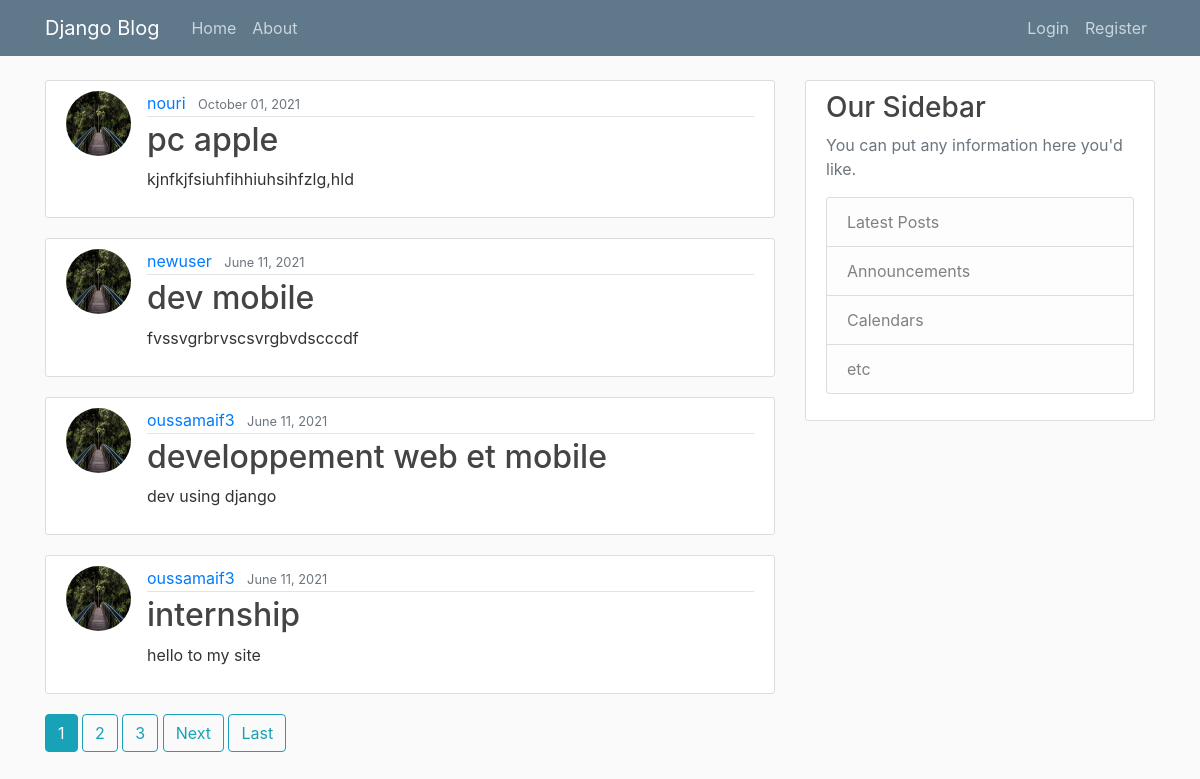
The page / on the database its author committed.
### blog/models.py (models this page shows, shortened)
class Post(models.Model):
    title = models.CharField(max_length=100)
    content = models.TextField()
    date_posted = models.DateTimeField(default=timezone.now)
    author = models.ForeignKey('auth.User' ,on_delete=models.CASCADE)

### users/models.py (models this page shows, shortened)
class Profile(models.Model):
    user = models.OneToOneField(User, on_delete=models.CASCADE)
    image = models.ImageField(default="default.jpg",upload_to='profile_pics')

### blog/views.py (the view)
# urls.py: path('',PostListView.as_view(), name='blog-home'),
class PostListView(ListView):
    model = Post
    template_name = 'blog/home.html'
    context_object_name = 'posts'
    ordering = ['-date_posted']
    paginate_by = 4

### blog/templates/blog/home.html (shortened to what this page needs)
{% extends "blog/base.html" %}
{% block content %}
    {% for post in posts %}
        <article class="media content-section">
            <img class="rounded-circle article-img" src="{{post.author.profile.image.url }}">
                <div class="media-body">
                <div class="article-metadata">
                    <a class="mr-2" href="{% url 'user-posts' post.author.username %}">{{ post.author }}</a>
                    <small class="text-muted">{{ post.date_posted|date:"F d, Y"}}</small>
                </div>
                <h2><a class="article-title" href="{% url 'post-detail' post.id%}">{{ post.title }}</a></h2>
                <p class="article-content">{{ post.content }}</p>
                </div>
        </article>
    {% endfor %}
    {% if is_paginated %}
      {% for num in page_obj.paginator.page_range %}
        {% if page_obj.number == num %}
          <a class="btn btn-info mb-4" href="?page={{ num }}">{{ num }}</a>
        {% elif num > page_obj.number|add:'-3' and num < page_obj.number|add:'3' %}
          <a class="btn btn-outline-info mb-4" href="?page={{ num }}">{{ num }}</a>
        {% endif %}
      {% endfor %}
      {% if page_obj.has_next %}
        <a class="btn btn-outline-info mb-4" href="?page={{ page_obj.next_page_number }}">Next</a>
        <a class="btn btn-outline-info mb-4" href="?page={{ page_obj.paginator.num_pages }}">Last</a>
      {% endif %}
    {% endif %}
{%endblock content %}

### blog/templates/blog/base.html (shortened to what this page needs)
{% load static %}
<!DOCTYPE html>
<html>
<head>
    <link rel="stylesheet" href="https://maxcdn.bootstrapcdn.com/bootstrap/4.0.0/css/bootstrap.min.css">
    <link rel="stylesheet" type="text/css" href="{% static 'blog/main.css' %}">
</head>
<body>
    <header class="site-header">
      <nav class="navbar navbar-expand-md navbar-dark bg-steel fixed-top">
        <div class="container">
          <a class="navbar-brand mr-4" href="{% url 'blog-home' %}">Django Blog</a>
          <div class="collapse navbar-collapse" id="navbarToggle">
            <div class="navbar-nav mr-auto">
              <a class="nav-item nav-link" href="{% url 'blog-home' %}">Home</a>
              <a class="nav-item nav-link" href="{% url 'blog-about' %}">About</a>
            </div>
            <div class="navbar-nav">
                {% if user.is_authenticated %}
                <a class="nav-item nav-link" href="{% url 'post-create' %}">New Post</a>
                <a class="nav-item nav-link" href="{% url 'profile' %}">Profile</a>
                <a class="nav-item nav-link" href="{% url 'logout' %}">Logout</a>
                {% else %}
                    <a class="nav-item nav-link" href="{% url 'login' %}">Login</a>
                    <a class="nav-item nav-link" href="{% url 'register' %}">Register</a>
                {% endif %}
            </div>
          </div>
        </div>
      </nav>
    </header>
    <main role="main" class="container">
      <div class="row">
        <div class="col-md-8">
          {% block content %}{% endblock %}
        </div>
        <div class="col-md-4">
          <div class="content-section">
            <h3>Our Sidebar</h3>
            <p class='text-muted'>You can put any information here you'd like.
              <ul class="list-group">
                <li class="list-group-item list-group-item-light">Latest Posts</li>
                <li class="list-group-item list-group-item-light">Announcements</li>
                <li class="list-group-item list-group-item-light">Calendars</li>
                <li class="list-group-item list-group-item-light">etc</li>
              </ul>
            </p>
          </div>
        </div>
      </div>
    </main>
</body>
</html>

### blog/static/blog/main.css (style rules this page uses)
body { background: #fafafa; color: #333333; margin-top: 5rem; }
h1, h2, h3, h4, h5, h6 { color: #444444; }
ul { margin: 0; }
.bg-steel { background-color: #5f788a; }
.site-header .navbar-nav .nav-link { color: #cbd5db; }
.content-section { background: #ffffff; padding: 10px 20px; border: 1px solid #dddddd; border-radius: 3px; margin-bottom: 20px; }
.article-title { color: #444444; }
.article-content { white-space: pre-line; }
.article-img { height: 65px; width: 65px; margin-right: 16px; }
.article-metadata { padding-bottom: 1px; margin-bottom: 4px; border-bottom: 1px solid #e3e3e3 }

### rows shown on the page
Post: author.profile.image (placeholder picture), author "nouri", date_posted "October 01, 2021", title "pc apple", content "kjnfkjfsiuhfihhiuhsihfzlg,hld"
Post: author.profile.image (placeholder picture), author "newuser", date_posted "June 11, 2021", title "dev mobile", content "fvssvgrbrvscsvrgbvdscccdf"
Post: author.profile.image (placeholder picture), author "oussamaif3", date_posted "June 11, 2021", title "developpement web et mobile", content "dev using django"
Post: author.profile.image (placeholder picture), author "oussamaif3", date_posted "June 11, 2021", title "internship", content "hello to my site"

### other values the page prints
{{ num }} "1"
{{ num }} "2" "3"
